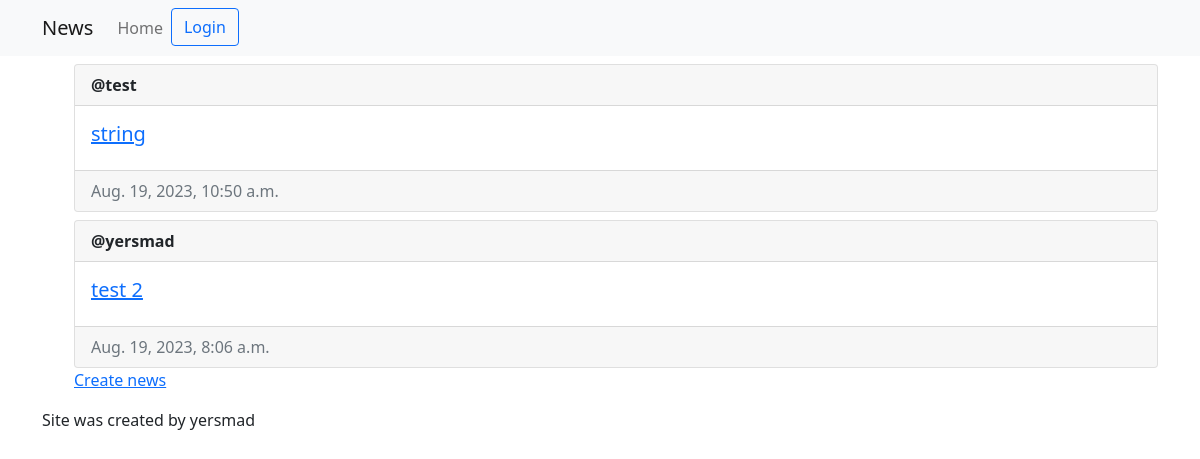
Page /news/ on the committed database.
### news/models.py (models this page shows)
class News(models.Model):
    author = models.ForeignKey(User, on_delete=models.CASCADE)
    title = models.CharField(max_length=50)
    content = models.CharField(max_length=250)
    created_at = models.DateTimeField(auto_now_add=True)
    has_comments = models.BooleanField(default=False)

### news/views.py (the view)
# urls.py: path("", views.index, name="index"),
def index(request):
    news = News.objects.order_by("-created_at").all()
    context = {"news": news}
    return render(request, "news/news.html", context)

### news/templates/news/news.html (shortened to what this page needs)
{% extends "news/base.html" %}
{% block content %}
    <ol>
        {% for new in news %}
            <div class="card mt-2">
                <div class="card-header"><strong>@{{ new.author.username }}</strong></div>
                <div class="card-body d-flex flex-row justify-content-between">
                  <div>
                    <h5 class="card-title">
                        <a href="{% url 'news:detail' new.id %}">{{ new.title }}</a>
                    </h5>
                  </div>
                </div>
                <div class="card-footer text-muted">{{new.created_at}}</div>
              </div>
        {% empty %}
            <p>No news</p>
        {% endfor %}
                <a href="{% url 'news:post_news' %}">Create news</a>
    </ol>
{% endblock %}

### rows in the picture
News: author.username "test", title "string", created_at "Aug. 19, 2023, 10:50 a.m."
News: author.username "yersmad", title "test 2", created_at "Aug. 19, 2023, 8:06 a.m."
